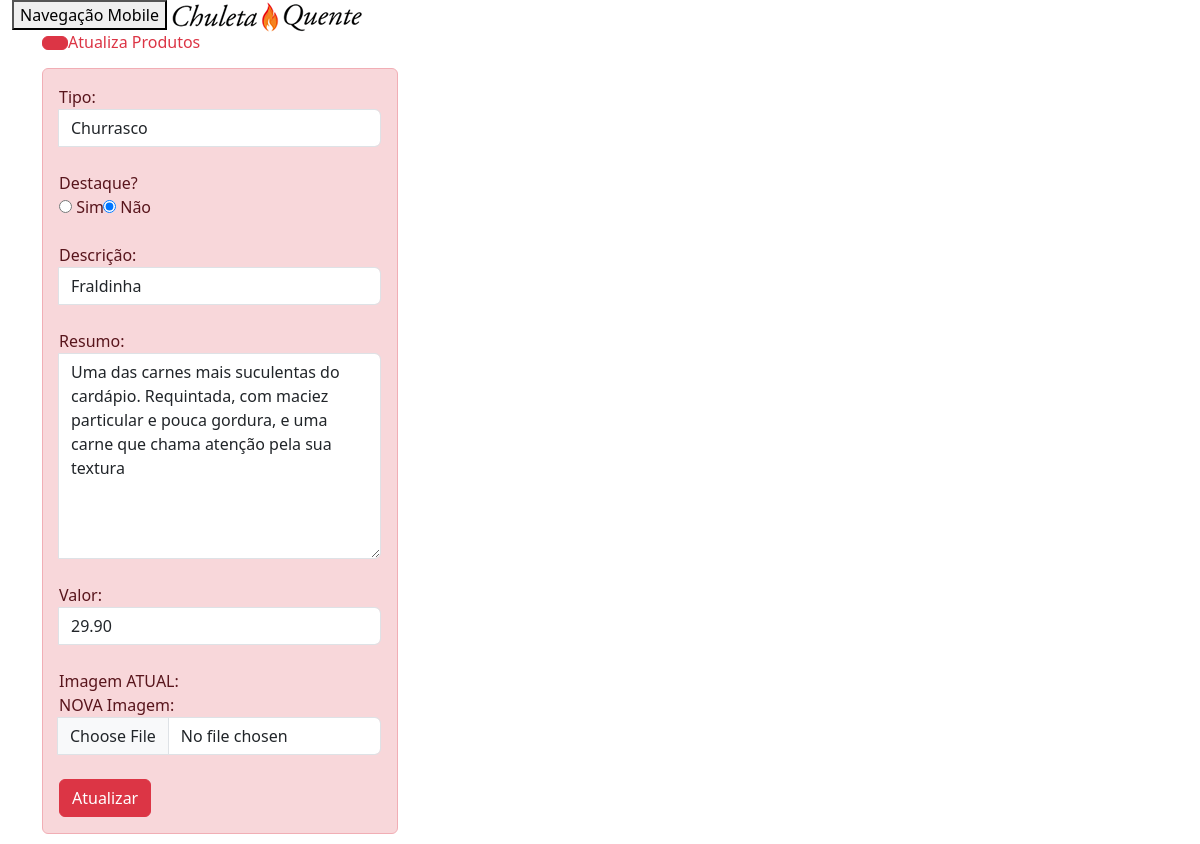
Page /admin/produtos_atualiza.php?id_produto=2 (signed in) on the committed database.
### tables this page shows
CREATE TABLE tbprodutos(
    id_produto INT(11) NOT NULL,
    id_tipo_produto INT(11) NOT NULL,
    descri_produto VARCHAR(100) NOT NULL,
    resumo_produto VARCHAR(1000) NULL,
    valor_produto DECIMAL(9,2) NULL,
    imagem_produto VARCHAR(50) NULL,
    destaque_produto enum('Sim','Não') NOT NULL
);

CREATE TABLE tbtipos(
	id_tipo INT NOT NULL,
    sigla_tipo VARCHAR(3) NOT NULL,
    rotulo_tipo VARCHAR(15) NOT NULL
);

### admin/produtos_atualiza.php (the view, shortened to what this page needs)
<?php
include("../Connections/conn_produtos.php");
$tabela         = "tbprodutos";
$campo_filtro   = "id_produto";
mysqli_select_db($conn_produtos,$database_conn);
$filtro_select  =   $_GET['id_produto'];
$consulta       =   "
                    SELECT  *
                    FROM    ".$tabela."
                    WHERE ".$campo_filtro."=".$filtro_select.";
                ";
$lista      =   $conn_produtos->query($consulta);
$row        =   $lista->fetch_assoc();
mysqli_select_db($conn_produtos,$database_conn);
$tabela_fk      =   "tbtipos";
$ordenar_por    =   "rotulo_tipo ASC";
$consulta_fk    =   "
                    SELECT  *
                    FROM    ".$tabela_fk."
                    ORDER BY ".$ordenar_por.";
                ";
$lista_fk   =   $conn_produtos->query($consulta_fk);
$row_fk     =   $lista_fk->fetch_assoc();
?>
<!DOCTYPE html>
<html lang="pt-br">
<head>
    <link rel="stylesheet" href="../css/bootstrap.min.css">
    <link rel="stylesheet" href="../css/meu_estilo.css">
</head>
<body class="fundofixo">
<?php include("menu_adm.php"); ?>
<main class="container">
<div class="row">
    <div class="col-xs-12 col-sm-offset-3 col-sm-6 col-md-offset-4 col-md-4">
        <h2 class="breadcrumb text-danger">
            <a href="produtos_lista.php">
                <button class="btn btn-danger">
                </button>
            </a>
            Atualiza Produtos
        </h2>
        <div class="thumbnail">
            <div class="alert alert-danger" role="alert">
                <form
                    action="produtos_atualiza.php"
                    id="form_produto_atualiza"
                    name="form_produto_atualiza"
                    method="post"
                    enctype="multipart/form-data"
                >
                <label for="id_tipo_produto">Tipo:</label>
                <div class="input-group">
                    <select
                        name="id_tipo_produto"
                        id="id_tipo_produto"
                        class="form-control"
                        required
                    >
                        <?php do{ ?>
                        <option
                            value="<?php echo $row_fk['id_tipo']; ?>"
                            <?php
                                if(!(strcmp($row_fk['id_tipo'],$row['id_tipo_produto']))){
                                    echo "selected=\"selected\"";
                                }
                            ?>
                        >
                            <?php echo $row_fk['rotulo_tipo']; ?>
                        </option>
                        <?php }while ($row_fk=$lista_fk->fetch_assoc()); ?>
                    </select>
                </div>
                <br>
                <label for="destaque_produto">Destaque?</label>
                <div class="input-group">
                    <label for="destaque_produto_s" class="radio-inline">
                        <input
                            type="radio"
                            name="destaque_produto"
                            id="destaque_produto"
                            value="Sim"
                            <?php echo $row['destaque_produto']=="Sim" ? "checked" : null; ?>
                        >
                        Sim
                    </label>
                    <label for="destaque_produto_n" class="radio-inline">
                        <input
                            type="radio"
                            name="destaque_produto"
                            id="destaque_produto"
                            value="Não"
                            <?php echo $row['destaque_produto']=="Não" ? "checked" : null; ?>
                        >
                        Não
                    </label>
                </div>
                <br>
                <label for="descri_produto">Descrição:</label>
                <div class="input-group">
                    <input
                        type="text"
                        name="descri_produto"
                        id="descri_produto"
                        class="form-control"
                        placeholder="Digite o título do produto."
                        maxlength="100"
                        required
                        value="<?php echo $row['descri_produto']; ?>"
                    >
                </div>
                <br>
                <label for="resumo_produto">Resumo:</label>
                <div class="input-group">
                    <textarea
                        name="resumo_produto"
                        id="resumo_produto"
                        cols="30"
                        rows="8"
                        placeholder="Digite os detalhes do produto."
                        class="form-control"
                    ><?php echo $row['resumo_produto']; ?></textarea>
                </div>
                <br>
                <label for="valor_produto">Valor:</label>
                <div class="input-group">
                    <input
                        type="number"
                        name="valor_produto"
                        id="valor_produto"
                        class="form-control"
                        min="0"
                        step="0.01"
                        value="<?php echo $row['valor_produto']; ?>"
                    >
                </div>
                <br>
                <label for="">Imagem ATUAL:</label>
                <br>
                <label for="imagem_produto">NOVA Imagem:</label>
                <div class="input-group">
                    <input
                        type="file"
                        name="imagem_produto"
                        id="imagem_produto"
                        class="form-control"
                        accept="image/*"
                    >
                </div>
                <br>
                <input
                    type="submit"
                    value="Atualizar"
                    name="enviar"
                    id="enviar"
                    class="btn btn-danger btn-block"
                >
                </form>
            </div>
        </div>
    </div>
</div>
</main>
</body>
</html>

### css/meu_estilo.css (style rules this page uses)
.fundofixo { background: url(../imagens/bg_fogo.jpg) no-repeat fixed; background-size: cover; -webkit-background-size: cover; }
html { margin-bottom: 0px; padding-bottom: 0px; }
body { margin-bottom: 0px; padding-bottom: 0px; }

### rows in the picture
tbprodutos: id_tipo_produto "Churrasco", destaque_produto "☐ Destaque?", destaque_produto "☑", descri_produto "Fraldinha", resumo_produto "Uma das carnes mais suculentas do cardápio. Requintada, com maciez particular e pouca gordura, e uma carne que chama atenção pela sua textura", valor_produto "29.90"
